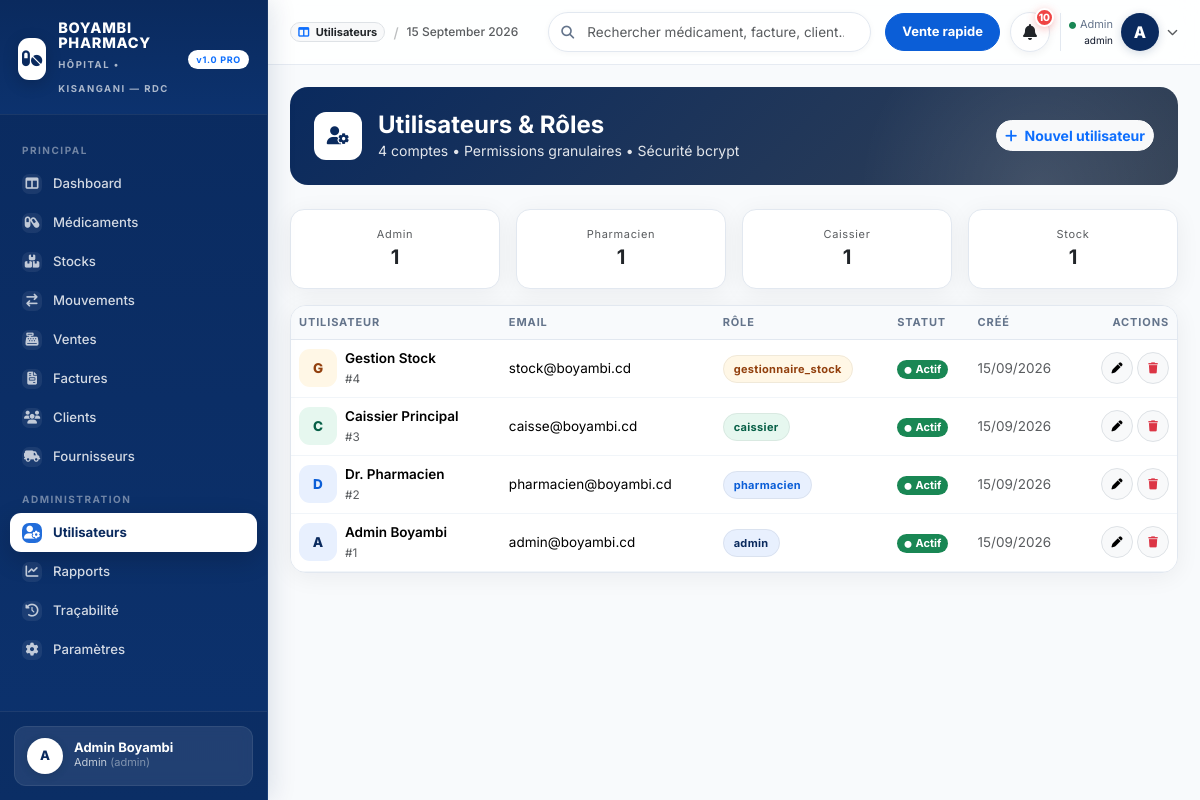
/users.php (signed in), run on the app's committed database.
### tables this page shows
CREATE TABLE users (
  id INT AUTO_INCREMENT PRIMARY KEY,
  name VARCHAR(120) NOT NULL,
  email VARCHAR(150) NOT NULL UNIQUE,
  password VARCHAR(255) NOT NULL,
  role ENUM('admin','pharmacien','caissier','gestionnaire_stock') NOT NULL DEFAULT 'pharmacien',
  avatar VARCHAR(255) NULL,
  is_active TINYINT(1) DEFAULT 1,
  created_at TIMESTAMP DEFAULT CURRENT_TIMESTAMP,
  updated_at TIMESTAMP DEFAULT CURRENT_TIMESTAMP ON UPDATE CURRENT_TIMESTAMP
);

### config/config.php (called while the page is built, shortened)
<?php
function e($str){ return htmlspecialchars($str ?? '', ENT_QUOTES, 'UTF-8'); }
function currentRole(): string { return $_SESSION['user']['role'] ?? ''; }
function roleLabel(string $role): string { return ROLE_LABELS[$role] ?? ucfirst($role); }
function allowedRolesForPage(string $page): array { return PAGE_PERMISSIONS[basename($page)] ?? []; }
function canAccessPage(string $page, ?string $role=null): bool {
    $role = $role ?? currentRole();
    $allowed = allowedRolesForPage($page);
    return in_array($role, $allowed);
}
function getAlerts($pdo){
    $alerts=[];
    $stmt=$pdo->query("SELECT id, name, code, expiry_date FROM medicines WHERE expiry_date < CURDATE() AND status!='archived' LIMIT 5");
    foreach($stmt->fetchAll() as $r){ $alerts[]=['type'=>'danger','icon'=>'fa-triangle-exclamation','msg'=> e($r['name'])." (".e($r['code']).") : produit expiré le ".e($r['expiry_date']),"link"=>"medicines.php?filter=expired"]; }
    $stmt=$pdo->query("SELECT id,name,code,expiry_date,DATEDIFF(expiry_date,CURDATE()) as d FROM medicines WHERE expiry_date BETWEEN CURDATE() AND DATE_ADD(CURDATE(), INTERVAL 30 DAY) LIMIT 5");
    foreach($stmt->fetchAll() as $r){ $alerts[]=['type'=>'warning','icon'=>'fa-hourglass-half','msg'=> e($r['name'])." : expire dans {$r['d']} jours ({$r['expiry_date']})","link"=>"medicines.php?filter=expiring"]; }
    $stmt=$pdo->query("SELECT name,code,quantity,alert_threshold FROM medicines WHERE quantity <= alert_threshold AND quantity>0 LIMIT 5");
    foreach($stmt->fetchAll() as $r){ $alerts[]=['type'=>'warning','icon'=>'fa-box-open','msg'=> e($r['name'])." : stock faible — {$r['quantity']} unités restantes","link"=>"stocks.php?filter=low"]; }
    $stmt=$pdo->query("SELECT name,code FROM medicines WHERE quantity<=0 LIMIT 5");
    foreach($stmt->fetchAll() as $r){ $alerts[]=['type'=>'danger','icon'=>'fa-ban','msg'=> e($r['name'])." : rupture de stock","link"=>"stocks.php?filter=out"]; }
    return $alerts;
}

### users.php (the view, shortened to what this page needs)
<?php
require_once __DIR__.'/config/database.php';
require_once __DIR__.'/includes/partials/layout.php';
$users=$pdo->query("SELECT * FROM users ORDER BY id DESC")->fetchAll();
layout_header('Utilisateurs');
?>
<div class="users-hero p-4 mb-4">
  <div class="d-flex flex-wrap justify-content-between gap-3 align-items-center" style="position:relative; z-index:1">
    <div class="d-flex gap-3 align-items-center">
      <div style="width:48px;height:48px;background:#fff;color:#0a2a5e;border-radius:12px;display:grid;place-items:center;font-size:18px"><i class="fa-solid fa-user-gear"></i></div>
      <div>
        <h4 class="fw-bold mb-0">Utilisateurs & Rôles</h4>
        <div class="small" style="opacity:.88"><?= count($users) ?> comptes • Permissions granulaires • Sécurité bcrypt</div>
      </div>
    </div>
    <button class="btn btn-light text-primary btn-sm fw-bold" style="border-radius:999px" data-bs-toggle="modal" data-bs-target="#uModal" onclick="openCreate()"><i class="fa-solid fa-plus me-1"></i> Nouvel utilisateur</button>
  </div>
</div>
<div class="row g-3 mb-3">
  <?php
    $counts=array_count_values(array_column($users,'role'));
    foreach(['admin'=>'Admin','pharmacien'=>'Pharmacien','caissier'=>'Caissier','gestionnaire_stock'=>'Stock'] as $k=>$label): ?>
  <div class="col-6 col-md-3"><div class="card text-center" style="border-radius:14px"><div class="card-body p-3"><div class="small text-muted" style="font-size:11px; letter-spacing:.06em"><?= e($label) ?></div><div class="fw-bold" style="font-size:20px"><?= $counts[$k] ?? 0 ?></div></div></div></div>
  <?php endforeach; ?>
</div>
<div class="card" style="border-radius:16px; overflow:hidden">
  <div class="table-responsive"><table class="table table-hover mb-0">
    <thead><tr><th>Utilisateur</th><th>Email</th><th>Rôle</th><th>Statut</th><th>Créé</th><th class="text-end">Actions</th></tr></thead>
    <tbody>
      <?php foreach($users as $u):
        $roleColor = $u['role']=='admin'?'#0a2a5e':($u['role']=='pharmacien'?'#0b5ed7':($u['role']=='caissier'?'#065f46':'#92400e'));
        $roleBg = $u['role']=='admin'?'#e8f0fe':($u['role']=='pharmacien'?'#e8f0fe':($u['role']=='caissier'?'#e6f7ef':'#fff7e6'));
      ?>
      <tr>
        <td><div class="d-flex gap-2 align-items-center"><div style="width:38px;height:38px;border-radius:11px;background:<?= $roleBg ?>;color:<?= $roleColor ?>;display:grid;place-items:center;font-weight:800"><?= strtoupper(substr($u['name'],0,1)) ?></div><div><div class="fw-semibold" style="font-size:13.5px"><?= e($u['name']) ?></div><small class="text-muted">#<?= $u['id'] ?></small></div></div></td>
        <td class="small"><?= e($u['email']) ?></td>
        <td><span class="role-badge" style="background:<?= $roleBg ?>; color:<?= $roleColor ?>; border:1px solid rgba(0,0,0,.06)"><?= e($u['role']) ?></span></td>
        <td><?= $u['is_active']?'<span class="badge bg-success" style="border-radius:999px; font-size:11px"><i class="fa-solid fa-circle me-1" style="font-size:7px"></i>Actif</span>':'<span class="badge bg-secondary" style="border-radius:999px">Inactif</span>' ?></td>
        <td class="small text-muted"><?= date('d/m/Y', strtotime($u['created_at'])) ?></td>
        <td class="text-end">
          <div class="d-flex gap-1 justify-content-end">
            <button class="btn btn-sm btn-light border" style="border-radius:999px; width:32px; height:32px; display:grid; place-items:center" onclick='openEdit(<?= json_encode($u) ?>)'><i class="fa-solid fa-pen" style="font-size:11px"></i></button>
            <form method="post" onsubmit="return confirm('Supprimer cet utilisateur ?')" class="d-inline"><?= csrf_field() ?><input type="hidden" name="action" value="delete"><input type="hidden" name="id" value="<?= $u['id'] ?>"><button class="btn btn-sm btn-light border text-danger" style="border-radius:999px; width:32px; height:32px; display:grid; place-items:center"><i class="fa-solid fa-trash" style="font-size:11px"></i></button></form>
          </div>
        </td>
      </tr>
      <?php endforeach; ?>
    </tbody>
  </table></div>
</div>
<?php layout_footer(); ?>

### includes/partials/layout.php (shortened to what this page needs)
<?php
function layout_header($title='Dashboard', $extraHead=''){
  $user = $_SESSION['user'] ?? null;
  $alerts = [];
  if(isset($GLOBALS['pdo'])) $alerts = getAlerts($GLOBALS['pdo']);
  $alertCount = count($alerts);
  $current = basename($_SERVER['PHP_SELF']);
  $role = $user['role'] ?? '';
  $can = function($page) use ($role){
    return canAccessPage($page, $role);
  };
?>
<!doctype html>
<html lang="fr">
<head>
<link href="https://cdn.jsdelivr.net/npm/bootstrap@5.3.3/dist/css/bootstrap.min.css" rel="stylesheet">
<link href="https://cdnjs.cloudflare.com/ajax/libs/font-awesome/6.5.0/css/all.min.css" rel="stylesheet">
<link href="assets/css/style.css" rel="stylesheet">
</head>
<body>
<?php if($user){ ?>
<aside class="app-sidebar">
  <div class="sidebar-brand">
    <div class="logo-icon"><i class="fa-solid fa-pills"></i></div>
    <div>
      <h1>BOYAMBI<br>PHARMACY</h1>
      <small>HÔPITAL • KISANGANI — RDC</small>
    </div>
    <span class="ms-auto badge bg-white text-primary d-none d-xl-inline" style="border-radius:999px; font-size:9px; padding:5px 8px; letter-spacing:.08em">v1.0 PRO</span>
  </div>
  <nav class="sidebar-nav">
    <div class="nav-section">Principal</div>
    <a href="dashboard.php" class="<?= $current=='dashboard.php'?'active':'' ?>"><i class="fa-solid fa-table-columns"></i> Dashboard</a>
    <?php if($can('medicines.php')): ?><a href="medicines.php" class="<?= $current=='medicines.php'?'active':'' ?>"><i class="fa-solid fa-capsules"></i> Médicaments</a><?php endif; ?>
    <?php if($can('stocks.php')): ?><a href="stocks.php" class="<?= $current=='stocks.php'?'active':'' ?>"><i class="fa-solid fa-boxes-stacked"></i> Stocks</a><?php endif; ?>
    <?php if($can('movements.php')): ?><a href="movements.php" class="<?= $current=='movements.php'?'active':'' ?>"><i class="fa-solid fa-arrow-right-arrow-left"></i> Mouvements</a><?php endif; ?>
    <?php if($can('sales.php')): ?><a href="sales.php" class="<?= $current=='sales.php'?'active':'' ?>"><i class="fa-solid fa-cash-register"></i> Ventes</a><?php endif; ?>
    <?php if($can('invoices.php')): ?><a href="invoices.php" class="<?= $current=='invoices.php'?'active':'' ?>"><i class="fa-solid fa-file-invoice"></i> Factures</a><?php endif; ?>
    <?php if($can('customers.php')): ?><a href="customers.php" class="<?= $current=='customers.php'?'active':'' ?>"><i class="fa-solid fa-users"></i> Clients</a><?php endif; ?>
    <?php if($can('suppliers.php')): ?><a href="suppliers.php" class="<?= $current=='suppliers.php'?'active':'' ?>"><i class="fa-solid fa-truck-field"></i> Fournisseurs</a><?php endif; ?>
    <?php if($can('users.php') || $can('reports.php') || $can('logs.php')): ?><div class="nav-section">Administration</div><?php endif; ?>
    <?php if($can('users.php')): ?><a href="users.php" class="<?= $current=='users.php'?'active':'' ?>"><i class="fa-solid fa-user-gear"></i> Utilisateurs</a><?php endif; ?>
    <?php if($can('reports.php')): ?><a href="reports.php" class="<?= $current=='reports.php'?'active':'' ?>"><i class="fa-solid fa-chart-line"></i> Rapports</a><?php endif; ?>
    <?php if($can('logs.php')): ?><a href="logs.php" class="<?= $current=='logs.php'?'active':'' ?>"><i class="fa-solid fa-clock-rotate-left"></i> Traçabilité</a><?php endif; ?>
    <?php if($can('settings.php')): ?><a href="settings.php" class="<?= $current=='settings.php'?'active':'' ?>"><i class="fa-solid fa-gear"></i> Paramètres</a><?php endif; ?>
  </nav>
  <div class="sidebar-footer">
    <div class="user-mini">
      <div class="avatar"><?= strtoupper(substr($user['name'],0,1)) ?></div>
      <div>
        <div class="name"><?= e($user['name']) ?></div>
        <div class="role text-capitalize"><?= e(roleLabel($user['role'])) ?> <span style="opacity:.6; font-size:11px; text-transform:none">(<?= e($user['role']) ?>)</span></div>
      </div>
    </div>
  </div>
</aside>
<div class="app-main">
  <div class="app-topbar">
    <div class="d-none d-md-flex align-items-center gap-2 small text-muted" style="font-weight:500">
      <span class="badge bg-light border text-dark" style="border-radius:999px; font-size:11px"><i class="fa-solid fa-table-columns text-primary me-1"></i> <?= e($title) ?></span>
      <span class="d-none d-lg-inline" style="opacity:.4">/</span>
      <span class="d-none d-lg-inline" style="font-size:12px"><?= date('d F Y') ?></span>
    </div>
    <div class="search-wrap d-none d-md-block ms-3">
      <i class="fa-solid fa-magnifying-glass"></i>
      <input type="search" class="form-control" placeholder="Rechercher médicament, facture, client..." id="globalSearch" data-table-search="#mainTable">
    </div>
    <div class="top-actions">
      <?php if($can('sales.php')): ?><a href="sales.php" class="btn btn-primary d-none d-lg-inline-flex" style="border-radius:999px; padding:8px 16px; font-size:13px; font-weight:700">Vente rapide</a><?php endif; ?>
      <div class="dropdown">
        <button class="btn btn-icon" data-bs-toggle="dropdown" title="Notifications"><i class="fa-solid fa-bell"></i><?php if($alertCount): ?><span class="badge-dot"><?= $alertCount ?></span><?php endif; ?></button>
      </div>
      <div class="dropdown">
        <div class="d-flex align-items-center gap-2 ps-2" style="border-left:1px solid var(--gray-200); cursor:pointer" data-bs-toggle="dropdown">
          <div class="text-end d-none d-sm-block">
            <div style="font-size:11px; color:var(--gray-500)" class="text-capitalize"><i class="fa-solid fa-circle text-success me-1" style="font-size:7px"></i><?= e(roleLabel($user['role'])) ?></div>
           <div style="font-size:10px; color:var(--gray-400)" class="d-none d-sm-block"><?= e($user['role']) ?></div>
          </div>
          <div class="avatar" style="width:38px;height:38px; border-radius:50%; background:var(--blue-dark); color:#fff; display:grid; place-items:center; font-weight:800; box-shadow:0 2px 10px rgba(10,42,94,.18)"><?= strtoupper(substr($user['name'],0,1)) ?></div>
          <i class="fa-solid fa-chevron-down text-muted d-none d-sm-block" style="font-size:11px"></i>
        </div>
      </div>
    </div>
  </div>
  <div class="content-wrap">
<?php
  }
}
function layout_footer(){
  $user = $_SESSION['user'] ?? null;
  if($user){
    echo '</div></div>';
  }
?>
</body>
</html>
<?php } ?>

### users.php (style rules this page uses)
.users-hero { background:linear-gradient(135deg,#0a2a5e 0%, #334155 100%); border-radius:18px; color:#fff; position:relative; overflow:hidden }
.users-hero::after { content:""; position:absolute; width:360px; height:360px; background:radial-gradient(circle, rgba(255,255,255,.1), transparent 70%); right:-40px; top:-80px }
.role-badge { padding:6px 10px; border-radius:999px; font-size:11px; font-weight:700; letter-spacing:.03em }

### data on the page
users: name "A", name "Admin Boyambi", role "Admin", role "admin", id "1", email "admin@boyambi.cd", is_active 1 (drawn), created_at "15/09/2026"
users: name "G", name "Gestion Stock", id "4", email "stock@boyambi.cd", role "gestionnaire_stock", is_active 1 (drawn), created_at "15/09/2026"
users: name "C", name "Caissier Principal", id "3", email "caisse@boyambi.cd", role "caissier", is_active 1 (drawn), created_at "15/09/2026"
users: name "D", name "Dr. Pharmacien", id "2", email "pharmacien@boyambi.cd", role "pharmacien", is_active 1 (drawn), created_at "15/09/2026"

### other printed values
$title "Utilisateurs"
$alertCount "10"
count($users) "4"
$label "Admin"
$counts[$k] "1"
$label "Pharmacien"
$label "Caissier"
$label "Stock"
